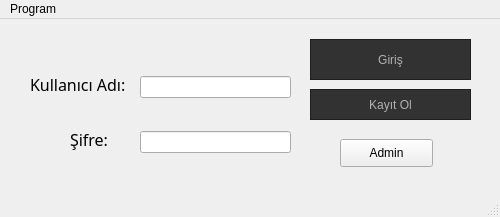
<?xml version="1.0" encoding="UTF-8"?>
<ui version="4.0">
 <class>girispenceresi</class>
 <widget class="QMainWindow" name="girispenceresi">
  <property name="geometry">
   <rect>
    <x>0</x>
    <y>0</y>
    <width>500</width>
    <height>217</height>
   </rect>
  </property>
  <property name="windowTitle">
   <string>Kütüphane - Giriş</string>
  </property>
  <property name="windowIcon">
   <iconset>
    <normaloff>../Python-LibraryProject-main (8)/Python-LibraryProject-main/KutuphaneProjesi/Sulu-boya-kitap.png</normaloff>../Python-LibraryProject-main (8)/Python-LibraryProject-main/KutuphaneProjesi/Sulu-boya-kitap.png</iconset>
  </property>
  <property name="styleSheet">
   <string notr="true">&lt;?xml version=&quot;1.0&quot; encoding=&quot;UTF-8&quot;?&gt;
&lt;ui version=&quot;4.0&quot;&gt;
 &lt;widget name=&quot;__qt_fake_top_level&quot;&gt;
  &lt;widget class=&quot;Spacer&quot; name=&quot;horizontalSpacer_3&quot;&gt;
   &lt;property name=&quot;geometry&quot;&gt;
    &lt;rect&gt;
     &lt;x&gt;91&lt;/x&gt;
     &lt;y&gt;1&lt;/y&gt;
     &lt;width&gt;41&lt;/width&gt;
     &lt;height&gt;42&lt;/height&gt;
    &lt;/rect&gt;
   &lt;/property&gt;
   &lt;property name=&quot;font&quot;&gt;
    &lt;font&gt;
     &lt;family&gt;MS Sans Serif&lt;/family&gt;
     &lt;pointsize&gt;10&lt;/pointsize&gt;
    &lt;/font&gt;
   &lt;/property&gt;
   &lt;property name=&quot;orientation&quot;&gt;
    &lt;enum&gt;Qt::Horizontal&lt;/enum&gt;
   &lt;/property&gt;
   &lt;property name=&quot;sizeHint&quot; stdset=&quot;0&quot;&gt;
    &lt;size&gt;
     &lt;width&gt;40&lt;/width&gt;
     &lt;height&gt;20&lt;/height&gt;
    &lt;/size&gt;
   &lt;/property&gt;
  &lt;/widget&gt;
 &lt;/widget&gt;
 &lt;resources/&gt;
&lt;/ui&gt;
</string>
  </property>
  <widget class="QWidget" name="centralwidget">
   <widget class="QPushButton" name="pushButton">
    <property name="geometry">
     <rect>
      <x>310</x>
      <y>20</y>
      <width>161</width>
      <height>41</height>
     </rect>
    </property>
    <property name="styleSheet">
     <string notr="true">/* author = Nathan Woodrow */

QToolTip
{
    border: 1px solid #222;
    background-color: #333;
    color: #aaa;
}

QWidget
{
    color: #aaa;
    background-color: #323232;
}


QWidget:item:hover
{
    background-color: #507098;
    color: #aaa;
}

QWidget:item:selected
{
    background-color: #507098;
}

QMenuBar {
    background-color: #323232;
}

QMenuBar::item
{
    background: transparent;
}

QMenuBar::item:selected
{
    /*
    background: transparent;
    border: 1px solid #ffaa00;
    */
    background: #444;
}

QMenuBar::item:pressed
{
    border: 1px solid #000;
    background-color: #444;
    margin-bottom:-1px;
    padding-bottom:1px;
}

/* ==================================================================================== */
/* MENU                                                                                 */
/* ==================================================================================== */

QMenu
{
    background: #444;
    border: 1px solid #222;
    padding: 4px;
    padding-right: 0px;
}

QMenu::item
{
    background: transparent;
    padding: 2px 20px 2px 20px;
}

QMenu::item:disabled
{
    color: #555;
    background: transparent;
    padding: 2px 20px 2px 20px;
}


QMenu::item:selected
{
    background-color: #507098;
    color: #aaa;
}

QWidget:disabled
{
    color: #404040;
    background-color: #323232;
}

QLineEdit
{
    padding: 1px;
    border: 1px solid #111;
    background-color: #888;
    color: #111;
}

QPushButton
{
    color: #b1b1b1;
/*    background-color: QLinearGradient( x1: 0, y1: 0, x2: 0, y2: 1, stop: 0 #565656, stop: 0.1 #525252, stop: 0.5 #4e4e4e, stop: 0.9 #4a4a4a, stop: 1 #464646);*/
    border-width: 1px;
    border-color: #1e1e1e;
    border-style: solid;
    padding: 3px;
    font-size: 12px;
    padding-left: 5px;
    padding-right: 5px;
}

QPushButton:pressed
{
/*    background-color: QLinearGradient( x1: 0, y1: 0, x2: 0, y2: 1, stop: 0 #2d2d2d, stop: 0.1 #2b2b2b, stop: 0.5 #292929, stop: 0.9 #282828, stop: 1 #252525);*/
}

/* ==================================================================================== */
/* COMBO BOX                                                                            */
/* ==================================================================================== */

QComboBox {
    selection-background-color: #ffaa00;
    background-color: QLinearGradient( x1: 0, y1: 0, x2: 0, y2: 1, stop: 0 #565656, stop: 0.1 #525252, stop: 0.5 #4e4e4e, stop: 0.9 #4a4a4a, stop: 1 #464646);
    border-style: solid;
    border: 1px solid #1e1e1e;
}

QComboBox:hover,QPushButton:hover {
    background-color: QLinearGradient( x1: 0, y1: 0, x2: 0, y2: 1,
        stop: 0     #565656,
        stop: 0.1   #525252,
        stop: 0.5   #4e4e4e,
        stop: 0.9   #4a4a4a,
        stop: 1     #464646);
}


QComboBox:on {
    padding-top: 1px;
    padding-left: 3px;
    background-color: QLinearGradient( x1: 0, y1: 0, x2: 0, y2: 1,
        stop: 0     #555,
        stop: 0.1   #4C4C4C,
        stop: 0.5   #464646,
        stop: 0.9   #414141,
        stop: 1     #444);
    selection-background-color: #ffaa00;
}

QComboBox QAbstractItemView {
    border: 1px solid #222;
    selection-background-color: #507098;
}

QComboBox::drop-down {
     subcontrol-origin: padding;
     subcontrol-position: top right;
     width: 15px;
     border: 0px;
 }

QComboBox::down-arrow
{
    image: url(icons/down_arrow.png);
}
QLineEdit:focus
{
    border: 2px solid QLinearGradient( x1: 0, y1: 0, x2: 0, y2: 1, stop: 0 #ffa02f, stop: 1 #d7801a);
}


QTextEdit:focus
{
    border: 2px solid QLinearGradient( x1: 0, y1: 0, x2: 0, y2: 1, stop: 0 #ffa02f, stop: 1 #d7801a);
}

/* ==================================================================================== */
/* SCROLL BAR                                                                           */
/* ==================================================================================== */

QScrollBar:horizontal {
    background-color: #333;
    height: 8px;
    margin: 0px;
    padding: 0px;
}

QScrollBar::handle:horizontal {
    border: 1px solid #111;
    background: #535353;
}

QScrollBar::add-line:horizontal, QScrollBar::sub-line:horizontal,
QScrollBar::add-page:horizontal, QScrollBar::sub-page:horizontal {
    width: 0px;
    background: transparent;
}

QScrollBar:vertical {
    background-color: #333;
    width: 8px;
    margin: 0;
}

QScrollBar::handle:vertical {
    border: 1px solid #111;
    background: #535353;
}

QScrollBar::add-line:vertical, QScrollBar::sub-line:vertical,
QScrollBar::add-page:vertical, QScrollBar::sub-page:vertical {
    height: 0px;
    background: transparent;
}


QTextEdit
{
    background-color: #242424;
}

QPlainTextEdit
{
    background-color: #242424;
}

QSizeGrip
{
  width: 1px;
}

QHeaderView::section
{
    /*background-color: QLinearGradient(x1:0, y1:0, x2:0, y2:1, stop:0 #616161, stop: 0.5 #505050, stop: 0.6 #434343, stop:1 #656565);*/
    color: white;
    padding-left: 4px;
    border: 1px solid #6c6c6c;
}
QDockWidget
{
  	titlebar-close-icon: url(icons/cross.svg);
}

QDockWidget::separator
{
    border: 1px solid red;
}

QDockWidget::title
{
    text-align: center;
    spacing: 3px; /* spacing between items in the tool bar */
    background-color: #323232;
	font-weight: bold;
}

QDockWidget::close-button, QDockWidget::float-button
{
    text-align: center;
    spacing: 1px; /* spacing between items in the tool bar */
}

QDockWidget::close-button:hover, QDockWidget::float-button:hover
{
    background: #242424;
}

QDockWidget::close-button:pressed, QDockWidget::float-button:pressed
{
    padding: 1px -1px -1px 1px;
}

QMainWindow::separator
{
    /*background-color: QLinearGradient(x1:0, y1:0, x2:0, y2:1, stop:0 #161616, stop: 0.5 #151515, stop: 0.6 #212121, stop:1 #343434);*/
    color: white;
    padding-left: 4px;
    border: 0px solid #4c4c4c;
    spacing: 3px; /* spacing between items in the tool bar */
}

QMainWindow::separator:hover
{

    /*background-color: QLinearGradient(x1:0, y1:0, x2:0, y2:1, stop:0 #d7801a, stop:0.5 #b56c17 stop:1 #ffa02f);*/
    color: white;
    padding-left: 4px;
    border: 1px solid #6c6c6c;
    spacing: 3px; /* spacing between items in the tool bar */
}

QToolBar {
    background: #323232;
    border: 1px solid #323232;
	font-weight: bold;
}

QToolBar::handle:horizontal
{
	image: url(:/qss_icons/rc/Hmovetoolbar.png);
}

QToolBar::handle:vertical
{
	image: url(:/qss_icons/rc/Vmovetoolbar.png);
}

QToolBar::separator:horizontal
{
	image: url(:/qss_icons/rc/Hsepartoolbar.png);
}

QToolBar::separator:vertical
{
	image: url(:/qss_icons/rc/Vsepartoolbars.png);
}

QMenu::separator
{
    height: 2px;
    /*
    background-color: QLinearGradient(x1:0, y1:0, x2:0, y2:1, stop:0 #161616, stop: 0.5 #151515, stop: 0.6 #212121, stop:1 #343434);
    */
    color: white;
    padding-left: 4px;
    margin-left: 10px;
    margin-right: 5px;
}

QProgressBar
{
    border: 2px solid grey;
    text-align: center;
}

QProgressBar::chunk
{
    background-color: #d7801a;
    width: 2.15px;
    margin: 0.5px;
}

QTabBar::tab {
    color: #b1b1b1;
    border: 1px solid #444;
    border-bottom-style: none;
    background-color: #323232;
    padding-left: 10px;
    padding-right: 10px;
    padding-top: 3px;
    padding-bottom: 2px;
    margin-right: -1px;
}

QTabWidget::pane {
    border: 1px solid #444;
    top: 1px;
}

QTabBar::tab:last
{
    margin-right: 0; /* the last selected tab has nothing to overlap with on the right */
}

QTabBar::tab:first:!selected
{
  margin-left: 0px; /* the last selected tab has nothing to overlap with on the right */
}

QTabBar::tab:!selected
{
    color: #b1b1b1;
    border-bottom-style: solid;
    margin-top: 3px;
    /*background-color: QLinearGradient(x1:0, y1:0, x2:0, y2:1, stop:1 #212121, stop:.4 #343434);*/
}

QTabBar::tab:selected
{
    margin-bottom: 0px;
}

QTabBar::tab:!selected:hover
{
    /*border-top: 2px solid #ffaa00;
    padding-bottom: 3px;*/
    /*background-color: QLinearGradient(x1:0, y1:0, x2:0, y2:1, stop:1 #212121, stop:0.4 #343434, stop:0.2 #343434, stop:0.1 #ffaa00);*/
}

/* ==================================================================================== */
/* RADIO BUTTON                                                                         */
/* ==================================================================================== */

QGroupBox::indicator:unchecked,
QGroupBox::indicator:checked,
QCheckBox::indicator:checked,
QCheckBox::indicator:unchecked,
QRadioButton::indicator:checked,
QRadioButton::indicator:unchecked{
    color: #b1b1b1;
    background-color: #323232;
    border: 1px solid #b1b1b1;
}

QGroupBox::indicator:checked,
QCheckBox::indicator:checked,
QRadioButton::indicator:checked {
    background-color: qradialgradient(
        cx: 0.5, cy: 0.5,
        fx: 0.5, fy: 0.5,
        radius: 1.0,
        stop: 0.25 #ffaa00,
        stop: 0.3 #323232
    );
}

QRadioButton::indicator
{
}

QGroupBox::indicator:hover,
QCheckBox::indicator:hover,
QRadioButton::indicator:hover
{
    border: 1px solid #ffaa00;
}

/* ==================================================================================== */
/* CHECKBOX                                                                             */
/* ==================================================================================== */

QAbstractItemView
{
  background-color: #222;
	alternate-background-color: #323232;
	color: silver;
	border: none;
	border-radius: 3px;
	padding: 1px;
}

QAbstractItemView::selected {
    border: 0px;
    outline: none;
}

/* ==================================================================================== */
/* TREE VIEW                                                                            */
/* ==================================================================================== */

QTreeView {
    border: 0.5px solid rgba(108,108,108,75);
}

QTreeView::item, QTreeView::branch {
    background: transparent;
    color: #DDD;
}

QTreeView::item:hover, QTreeView::branch:hover {
    background-color: #507098;
    color: #DDD;
}

QTreeView::item:selected, QTreeView::branch:selected {
    background-color: #507098;
    color: #DDD;
}

QTreeView::branch:has-children:!has-siblings:closed,
QTreeView::branch:closed:has-children:has-siblings {
    border-image: none;
    image: url(icons/caret-right_ffffff_14.png);
}

QTreeView::branch:open:has-children:!has-siblings,
QTreeView::branch:open:has-children:has-siblings {
     border-image: none;
     image: url(icons/caret-down_ffffff_14.png);
}

QgsLayerTreeView
{
}

QgsLayerTreeView::item
{
    border-top: 0.5px solid rgba(108,108,108,50);
    border-bottom: 0.5px solid rgba(108,108,108,50);
    padding: 3px;
}

QgsLayerTreeView::indicator:unchecked{
    image: url(icons/eye-blocked.svg);
}

QgsLayerTreeView::indicator:checked {
    image: url(icons/eye.svg);
}

/* ==================================================================================== */
/* TABLE VIEW                                                                           */
/* ==================================================================================== */

QHeaderView {
}

QHeaderView::section {
    background: transparent;
    background-color: #323232;
    color: #777;
    border-right: 0px solid #777;
    border-top: 0px solid #777;
    padding: 0 0 2px 3px
}</string>
    </property>
    <property name="text">
     <string>Giriş</string>
    </property>
   </widget>
   <widget class="QLabel" name="label_3">
    <property name="geometry">
     <rect>
      <x>30</x>
      <y>35</y>
      <width>111</width>
      <height>60</height>
     </rect>
    </property>
    <property name="font">
     <font>
      <family>Impact</family>
      <pointsize>12</pointsize>
     </font>
    </property>
    <property name="text">
     <string>Kullanıcı Adı:</string>
    </property>
   </widget>
   <widget class="QLabel" name="label_4">
    <property name="geometry">
     <rect>
      <x>70</x>
      <y>90</y>
      <width>51</width>
      <height>60</height>
     </rect>
    </property>
    <property name="font">
     <font>
      <family>Impact</family>
      <pointsize>12</pointsize>
     </font>
    </property>
    <property name="text">
     <string>Şifre:</string>
    </property>
   </widget>
   <widget class="QWidget" name="layoutWidget">
    <property name="geometry">
     <rect>
      <x>140</x>
      <y>30</y>
      <width>151</width>
      <height>131</height>
     </rect>
    </property>
    <layout class="QHBoxLayout" name="horizontalLayout">
     <item>
      <layout class="QVBoxLayout" name="verticalLayout_2">
       <item>
        <widget class="QLineEdit" name="lineEdit_2">
         <property name="clearButtonEnabled">
          <bool>true</bool>
         </property>
        </widget>
       </item>
       <item>
        <widget class="QLineEdit" name="lineEdit">
         <property name="echoMode">
          <enum>QLineEdit::Password</enum>
         </property>
        </widget>
       </item>
      </layout>
     </item>
    </layout>
   </widget>
   <widget class="QPushButton" name="pushButton_2">
    <property name="geometry">
     <rect>
      <x>310</x>
      <y>70</y>
      <width>161</width>
      <height>31</height>
     </rect>
    </property>
    <property name="styleSheet">
     <string notr="true">/* author = Nathan Woodrow */

QToolTip
{
    border: 1px solid #222;
    background-color: #333;
    color: #aaa;
}

QWidget
{
    color: #aaa;
    background-color: #323232;
}


QWidget:item:hover
{
    background-color: #507098;
    color: #aaa;
}

QWidget:item:selected
{
    background-color: #507098;
}

QMenuBar {
    background-color: #323232;
}

QMenuBar::item
{
    background: transparent;
}

QMenuBar::item:selected
{
    /*
    background: transparent;
    border: 1px solid #ffaa00;
    */
    background: #444;
}

QMenuBar::item:pressed
{
    border: 1px solid #000;
    background-color: #444;
    margin-bottom:-1px;
    padding-bottom:1px;
}

/* ==================================================================================== */
/* MENU                                                                                 */
/* ==================================================================================== */

QMenu
{
    background: #444;
    border: 1px solid #222;
    padding: 4px;
    padding-right: 0px;
}

QMenu::item
{
    background: transparent;
    padding: 2px 20px 2px 20px;
}

QMenu::item:disabled
{
    color: #555;
    background: transparent;
    padding: 2px 20px 2px 20px;
}


QMenu::item:selected
{
    background-color: #507098;
    color: #aaa;
}

QWidget:disabled
{
    color: #404040;
    background-color: #323232;
}

QLineEdit
{
    padding: 1px;
    border: 1px solid #111;
    background-color: #888;
    color: #111;
}

QPushButton
{
    color: #b1b1b1;
/*    background-color: QLinearGradient( x1: 0, y1: 0, x2: 0, y2: 1, stop: 0 #565656, stop: 0.1 #525252, stop: 0.5 #4e4e4e, stop: 0.9 #4a4a4a, stop: 1 #464646);*/
    border-width: 1px;
    border-color: #1e1e1e;
    border-style: solid;
    padding: 3px;
    font-size: 12px;
    padding-left: 5px;
    padding-right: 5px;
}

QPushButton:pressed
{
/*    background-color: QLinearGradient( x1: 0, y1: 0, x2: 0, y2: 1, stop: 0 #2d2d2d, stop: 0.1 #2b2b2b, stop: 0.5 #292929, stop: 0.9 #282828, stop: 1 #252525);*/
}

/* ==================================================================================== */
/* COMBO BOX                                                                            */
/* ==================================================================================== */

QComboBox {
    selection-background-color: #ffaa00;
    background-color: QLinearGradient( x1: 0, y1: 0, x2: 0, y2: 1, stop: 0 #565656, stop: 0.1 #525252, stop: 0.5 #4e4e4e, stop: 0.9 #4a4a4a, stop: 1 #464646);
    border-style: solid;
    border: 1px solid #1e1e1e;
}

QComboBox:hover,QPushButton:hover {
    background-color: QLinearGradient( x1: 0, y1: 0, x2: 0, y2: 1,
        stop: 0     #565656,
        stop: 0.1   #525252,
        stop: 0.5   #4e4e4e,
        stop: 0.9   #4a4a4a,
        stop: 1     #464646);
}


QComboBox:on {
    padding-top: 1px;
    padding-left: 3px;
    background-color: QLinearGradient( x1: 0, y1: 0, x2: 0, y2: 1,
        stop: 0     #555,
        stop: 0.1   #4C4C4C,
        stop: 0.5   #464646,
        stop: 0.9   #414141,
        stop: 1     #444);
    selection-background-color: #ffaa00;
}

QComboBox QAbstractItemView {
    border: 1px solid #222;
    selection-background-color: #507098;
}

QComboBox::drop-down {
     subcontrol-origin: padding;
     subcontrol-position: top right;
     width: 15px;
     border: 0px;
 }

QComboBox::down-arrow
{
    image: url(icons/down_arrow.png);
}
QLineEdit:focus
{
    border: 2px solid QLinearGradient( x1: 0, y1: 0, x2: 0, y2: 1, stop: 0 #ffa02f, stop: 1 #d7801a);
}


QTextEdit:focus
{
    border: 2px solid QLinearGradient( x1: 0, y1: 0, x2: 0, y2: 1, stop: 0 #ffa02f, stop: 1 #d7801a);
}

/* ==================================================================================== */
/* SCROLL BAR                                                                           */
/* ==================================================================================== */

QScrollBar:horizontal {
    background-color: #333;
    height: 8px;
    margin: 0px;
    padding: 0px;
}

QScrollBar::handle:horizontal {
    border: 1px solid #111;
    background: #535353;
}

QScrollBar::add-line:horizontal, QScrollBar::sub-line:horizontal,
QScrollBar::add-page:horizontal, QScrollBar::sub-page:horizontal {
    width: 0px;
    background: transparent;
}

QScrollBar:vertical {
    background-color: #333;
    width: 8px;
    margin: 0;
}

QScrollBar::handle:vertical {
    border: 1px solid #111;
    background: #535353;
}

QScrollBar::add-line:vertical, QScrollBar::sub-line:vertical,
QScrollBar::add-page:vertical, QScrollBar::sub-page:vertical {
    height: 0px;
    background: transparent;
}


QTextEdit
{
    background-color: #242424;
}

QPlainTextEdit
{
    background-color: #242424;
}

QSizeGrip
{
  width: 1px;
}

QHeaderView::section
{
    /*background-color: QLinearGradient(x1:0, y1:0, x2:0, y2:1, stop:0 #616161, stop: 0.5 #505050, stop: 0.6 #434343, stop:1 #656565);*/
    color: white;
    padding-left: 4px;
    border: 1px solid #6c6c6c;
}
QDockWidget
{
  	titlebar-close-icon: url(icons/cross.svg);
}

QDockWidget::separator
{
    border: 1px solid red;
}

QDockWidget::title
{
    text-align: center;
    spacing: 3px; /* spacing between items in the tool bar */
    background-color: #323232;
	font-weight: bold;
}

QDockWidget::close-button, QDockWidget::float-button
{
    text-align: center;
    spacing: 1px; /* spacing between items in the tool bar */
}

QDockWidget::close-button:hover, QDockWidget::float-button:hover
{
    background: #242424;
}

QDockWidget::close-button:pressed, QDockWidget::float-button:pressed
{
    padding: 1px -1px -1px 1px;
}

QMainWindow::separator
{
    /*background-color: QLinearGradient(x1:0, y1:0, x2:0, y2:1, stop:0 #161616, stop: 0.5 #151515, stop: 0.6 #212121, stop:1 #343434);*/
    color: white;
    padding-left: 4px;
    border: 0px solid #4c4c4c;
    spacing: 3px; /* spacing between items in the tool bar */
}

QMainWindow::separator:hover
{

    /*background-color: QLinearGradient(x1:0, y1:0, x2:0, y2:1, stop:0 #d7801a, stop:0.5 #b56c17 stop:1 #ffa02f);*/
    color: white;
    padding-left: 4px;
    border: 1px solid #6c6c6c;
    spacing: 3px; /* spacing between items in the tool bar */
}

QToolBar {
    background: #323232;
    border: 1px solid #323232;
	font-weight: bold;
}

QToolBar::handle:horizontal
{
	image: url(:/qss_icons/rc/Hmovetoolbar.png);
}

QToolBar::handle:vertical
{
	image: url(:/qss_icons/rc/Vmovetoolbar.png);
}

QToolBar::separator:horizontal
{
	image: url(:/qss_icons/rc/Hsepartoolbar.png);
}

QToolBar::separator:vertical
{
	image: url(:/qss_icons/rc/Vsepartoolbars.png);
}

QMenu::separator
{
    height: 2px;
    /*
    background-color: QLinearGradient(x1:0, y1:0, x2:0, y2:1, stop:0 #161616, stop: 0.5 #151515, stop: 0.6 #212121, stop:1 #343434);
    */
    color: white;
    padding-left: 4px;
    margin-left: 10px;
    margin-right: 5px;
}

QProgressBar
{
    border: 2px solid grey;
    text-align: center;
}

QProgressBar::chunk
{
    background-color: #d7801a;
    width: 2.15px;
    margin: 0.5px;
}

QTabBar::tab {
    color: #b1b1b1;
    border: 1px solid #444;
    border-bottom-style: none;
    background-color: #323232;
    padding-left: 10px;
    padding-right: 10px;
    padding-top: 3px;
    padding-bottom: 2px;
    margin-right: -1px;
}

QTabWidget::pane {
    border: 1px solid #444;
    top: 1px;
}

QTabBar::tab:last
{
    margin-right: 0; /* the last selected tab has nothing to overlap with on the right */
}

QTabBar::tab:first:!selected
{
  margin-left: 0px; /* the last selected tab has nothing to overlap with on the right */
}

QTabBar::tab:!selected
{
    color: #b1b1b1;
    border-bottom-style: solid;
    margin-top: 3px;
    /*background-color: QLinearGradient(x1:0, y1:0, x2:0, y2:1, stop:1 #212121, stop:.4 #343434);*/
}

QTabBar::tab:selected
{
    margin-bottom: 0px;
}

QTabBar::tab:!selected:hover
{
    /*border-top: 2px solid #ffaa00;
    padding-bottom: 3px;*/
    /*background-color: QLinearGradient(x1:0, y1:0, x2:0, y2:1, stop:1 #212121, stop:0.4 #343434, stop:0.2 #343434, stop:0.1 #ffaa00);*/
}

/* ==================================================================================== */
/* RADIO BUTTON                                                                         */
/* ==================================================================================== */

QGroupBox::indicator:unchecked,
QGroupBox::indicator:checked,
QCheckBox::indicator:checked,
QCheckBox::indicator:unchecked,
QRadioButton::indicator:checked,
QRadioButton::indicator:unchecked{
    color: #b1b1b1;
    background-color: #323232;
    border: 1px solid #b1b1b1;
}

QGroupBox::indicator:checked,
QCheckBox::indicator:checked,
QRadioButton::indicator:checked {
    background-color: qradialgradient(
        cx: 0.5, cy: 0.5,
        fx: 0.5, fy: 0.5,
        radius: 1.0,
        stop: 0.25 #ffaa00,
        stop: 0.3 #323232
    );
}

QRadioButton::indicator
{
}

QGroupBox::indicator:hover,
QCheckBox::indicator:hover,
QRadioButton::indicator:hover
{
    border: 1px solid #ffaa00;
}

/* ==================================================================================== */
/* CHECKBOX                                                                             */
/* ==================================================================================== */

QAbstractItemView
{
  background-color: #222;
	alternate-background-color: #323232;
	color: silver;
	border: none;
	border-radius: 3px;
	padding: 1px;
}

QAbstractItemView::selected {
    border: 0px;
    outline: none;
}

/* ==================================================================================== */
/* TREE VIEW                                                                            */
/* ==================================================================================== */

QTreeView {
    border: 0.5px solid rgba(108,108,108,75);
}

QTreeView::item, QTreeView::branch {
    background: transparent;
    color: #DDD;
}

QTreeView::item:hover, QTreeView::branch:hover {
    background-color: #507098;
    color: #DDD;
}

QTreeView::item:selected, QTreeView::branch:selected {
    background-color: #507098;
    color: #DDD;
}

QTreeView::branch:has-children:!has-siblings:closed,
QTreeView::branch:closed:has-children:has-siblings {
    border-image: none;
    image: url(icons/caret-right_ffffff_14.png);
}

QTreeView::branch:open:has-children:!has-siblings,
QTreeView::branch:open:has-children:has-siblings {
     border-image: none;
     image: url(icons/caret-down_ffffff_14.png);
}

QgsLayerTreeView
{
}

QgsLayerTreeView::item
{
    border-top: 0.5px solid rgba(108,108,108,50);
    border-bottom: 0.5px solid rgba(108,108,108,50);
    padding: 3px;
}

QgsLayerTreeView::indicator:unchecked{
    image: url(icons/eye-blocked.svg);
}

QgsLayerTreeView::indicator:checked {
    image: url(icons/eye.svg);
}

/* ==================================================================================== */
/* TABLE VIEW                                                                           */
/* ==================================================================================== */

QHeaderView {
}

QHeaderView::section {
    background: transparent;
    background-color: #323232;
    color: #777;
    border-right: 0px solid #777;
    border-top: 0px solid #777;
    padding: 0 0 2px 3px
}</string>
    </property>
    <property name="text">
     <string>Kayıt Ol</string>
    </property>
   </widget>
   <widget class="QPushButton" name="pushButton_3">
    <property name="geometry">
     <rect>
      <x>340</x>
      <y>120</y>
      <width>93</width>
      <height>28</height>
     </rect>
    </property>
    <property name="text">
     <string>Admin</string>
    </property>
   </widget>
  </widget>
  <widget class="QMenuBar" name="menubar">
   <property name="geometry">
    <rect>
     <x>0</x>
     <y>0</y>
     <width>500</width>
     <height>26</height>
    </rect>
   </property>
   <widget class="QMenu" name="menuProgram">
    <property name="title">
     <string>Program</string>
    </property>
    <addaction name="actionKay_t_Ol"/>
    <addaction name="actionHakk_nda"/>
    <addaction name="action_k"/>
   </widget>
   <addaction name="menuProgram"/>
  </widget>
  <widget class="QStatusBar" name="statusbar"/>
  <action name="actionGiri">
   <property name="text">
    <string>Giriş</string>
   </property>
  </action>
  <action name="actionKay_t_Ol">
   <property name="text">
    <string>Kayıt Ol</string>
   </property>
  </action>
  <action name="actionHakk_nda">
   <property name="text">
    <string>Hakkında</string>
   </property>
  </action>
  <action name="action_k">
   <property name="text">
    <string>Çıkış</string>
   </property>
  </action>
 </widget>
 <resources/>
 <connections/>
</ui>
